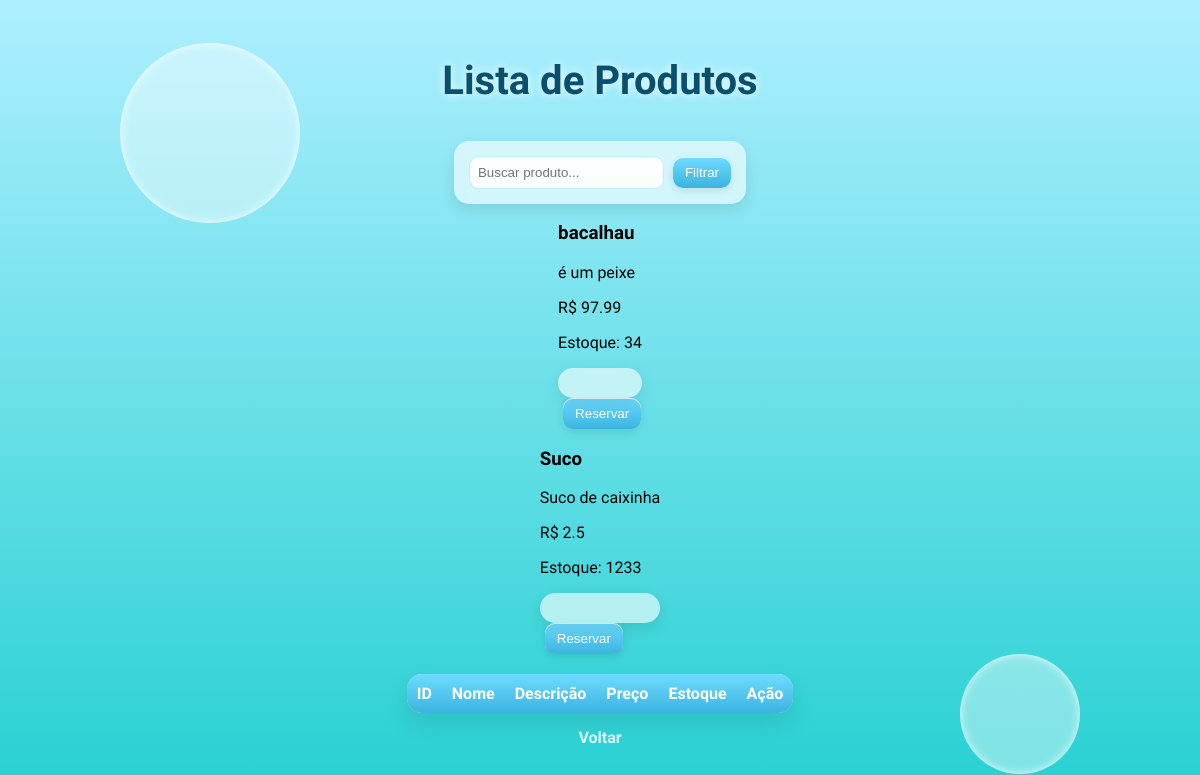
The app's page /produtos (signed in) with its own data.
### tables this page shows
CREATE TABLE produtos (
        id INTEGER PRIMARY KEY AUTOINCREMENT,
        nome TEXT NOT NULL,
        descricao TEXT,
        preco REAL NOT NULL,
        estoque INTEGER NOT NULL
    );

### app.py (the view)
@app.route('/produtos')
def produtos():
    if 'usuario_id' not in session:
        return redirect('/')
    filtro = request.args.get('filtro')
    lista = listar_produtos()
    if filtro:
        lista = [p for p in lista if filtro.lower() in p['nome'].lower()]
    reservas = {}
    for p in lista:
        reserva = produto_reservado(p['id'])
        if reserva:
            reservas[p['id']] = dict(reserva)
    return render_template('produtos.html', produtos=lista, reservas=reservas, usuario_id=session['usuario_id'])

### database.py (called while the page is built)
def conectar():
    conn = sqlite3.connect(DB_NAME)
    conn.row_factory = sqlite3.Row
    return conn

### models.py (called while the page is built)
def listar_produtos():
    conn = conectar()
    conn.row_factory = sqlite3.Row
    cursor = conn.cursor()
    cursor.execute("SELECT * FROM produtos")
    produtos = cursor.fetchall()
    conn.close()
    return produtos

def produto_reservado(produto_id):
    conn = conectar()
    cursor = conn.cursor()
    agora = datetime.now().strftime('%Y-%m-%d %H:%M:%S')
    cursor.execute("""
        SELECT * FROM reservas
        WHERE produto_id = ? AND expira_em > ?
    """, (produto_id, agora))
    reserva = cursor.fetchone()
    conn.close()
    return reserva  # Retorna a reserva se existir, None se estiver livre

### templates/produtos.html (shortened to what this page needs)
<!doctype html>
<html lang="pt-BR">
  <head>
    <link
      rel="stylesheet"
      href="{{ url_for('static', filename='css/produtosstyle.css') }}"
    />
  </head>
  <body>
    <h1>Lista de Produtos</h1>
    <form method="GET">
      <input
        type="text"
        name="filtro"
        placeholder="Buscar produto..."
        value="{{ request.args.get('filtro', '') }}"
      />
      <button type="submit">Filtrar</button>
    </form>
    <table>
      <tr>
        <th>ID</th>
        <th>Nome</th>
        <th>Descrição</th>
        <th>Preço</th>
        <th>Estoque</th>
        <th>Ação</th>
      </tr>
      {% for p in produtos %}
      <div class="produto">
        <h3>{{ p['nome'] }}</h3>
        <p>{{ p['descricao'] }}</p>
        <p>R$ {{ p['preco'] }}</p>
        <p>Estoque: {{ p['estoque'] }}</p>
        {% if p['id'] in reservas %} {% set reserva = reservas[p['id']] %} {% if
        reserva['usuario_id'] == usuario_id %}
        <span>✅ Reservado por você até {{ reserva['expira_em'] }}</span>
        <form action="/cancelar_reserva/{{ p['id'] }}" method="POST">
          <button type="submit">Cancelar Reserva</button>
        </form>
        {% else %}
        <span>🔒 Reservado até {{ reserva['expira_em'] }}</span>
        {% endif %} {% else %}
        <form action="/reservar/{{ p['id'] }}" method="POST">
          <button type="submit">Reservar</button>
        </form>
        {% endif %}
      </div>
      {% endfor %}
    </table>
    <a href="/home">Voltar</a>
  </body>
</html>

### static/css/produtosstyle.css (style rules this page uses)
body { margin: 0; font-family: 'Segoe UI', sans-serif; background: linear-gradient(to bottom, #aeefff, #1bcece); background-attachment: fixed; min-height: 100vh; display: flex; flex-direction: column; align-items: center; padding: 30px; }
h1 { color: #0a4f6d; font-size: 2.5rem; text-shadow: 0 0 10px rgba(255,255,255,0.9); }
form { margin-top: 10px; background: rgba(255,255,255,0.6); padding: 15px; border-radius: 15px; backdrop-filter: blur(10px); box-shadow: 0 5px 15px rgba(0,0,0,0.1); }
input[type="text"] { padding: 8px; border-radius: 10px; border: 1px solid #bdefff; outline: none; background: rgba(255,255,255,0.9); }
button { padding: 8px 12px; border-radius: 10px; border: none; background: linear-gradient(to bottom, #6fdcff, #3bb3e0); color: white; cursor: pointer; margin-left: 5px; box-shadow: inset 0 1px 0 rgba(255,255,255,0.8), 0 3px 8px rgba(0,0,0,0.1); transition: 0.2s; }
table { margin-top: 20px; border-collapse: collapse; background: rgba(255,255,255,0.6); backdrop-filter: blur(12px); border-radius: 15px; overflow: hidden; box-shadow: 0 10px 25px rgba(0,0,0,0.1); }
th { background: linear-gradient(to bottom, #6fdcff, #3bb3e0); color: white; padding: 10px; text-align: center; }
a { margin-top: 15px; color: #dcf8ff; text-decoration: none; font-weight: 600; }
body::before, body::after { content: ""; position: fixed; border-radius: 50%; background: rgba(255,255,255,0.4); box-shadow: inset 0 0 10px rgba(255,255,255,0.8); z-index: -1; }
body::before { width: 180px; height: 180px; top: 5%; left: 10%; }
body::after { width: 120px; height: 120px; bottom: 10%; right: 10%; }

### records on screen
produtos: nome "bacalhau", descricao "é um peixe", preco "97.99", estoque "34"
produtos: nome "Suco", descricao "Suco de caixinha", preco "2.5", estoque "1233"
